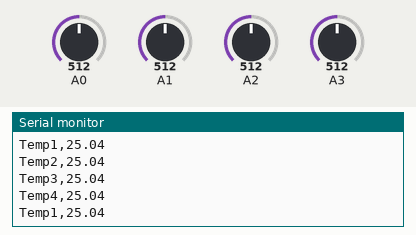
Simulated run of this sketch. Board: Arduino Uno, built with avr-gcc and run on an emulated ATmega328P. On the bench: the last lines printed to the serial monitor. Inputs (shaded band) come from the test bench; at power-on: A0 = 512, A3 = 512, A1 = 512, A2 = 512.

Above: at 1.2 s.
1.3 s: A0 set to 349
At 1.9 s:
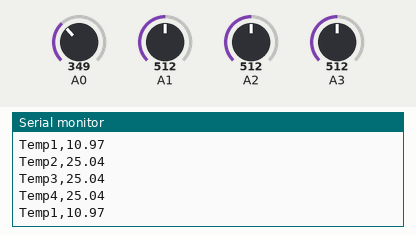
2.8 s: A0 set to 320
At 3.7 s:
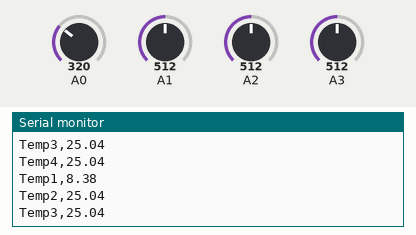
5.8 s: A3 set to 951
At 6.6 s:
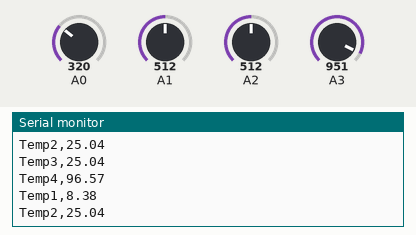
8.8 s: A3 set to 970
At 9.3 s:
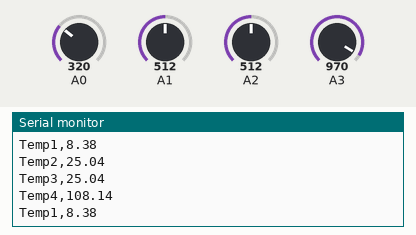
Timing chart, 0 to 11.8 s (numbered marks = the images above; inputs shaded):
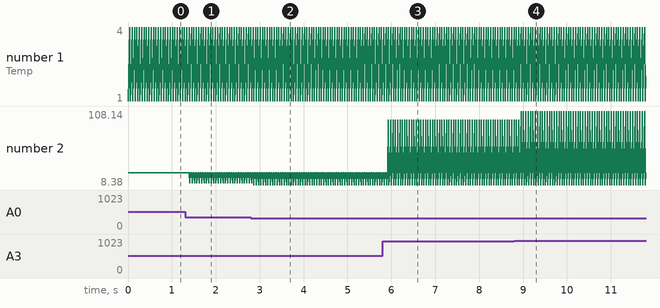

Measured:
- after the input at 1.3 s, the serial monitor: prints a new line after 0.11 s (image 1)
- after the input at 2.8 s, the serial monitor: prints a new line after 0.07 s (image 2)
- after the input at 5.8 s, the serial monitor: prints a new line after 0.13 s (image 3)
- after the input at 8.8 s, the serial monitor: prints a new line after 0.15 s (image 4)
- plotted number 2: 25.04 → 96.57 after the input at 5.8 s

The sketch:

temp_sensor.ino
```cpp
int input[4];

float resistance[4];

float temp[4];

int B = 3975;

void setup() {
  Serial.begin(9600);
}

void loop() {
  //Read Analog Input Data
  for (int i = 0; i < 4; i++) {
      input[i] = analogRead(i);
  }

  //Transform Analog Signal
  for (int i = 0; i < 4; i++) {
      resistance[i] = (float)(1023-input[i])*10000/input[i];
      temp[i] = 1 / (log(resistance[i]/10000)/B+1/298.15)-273.15;
  }

  //delay(0.001);

  //Load Results
  for (int i=0; i < 4; i++) {
        Serial.print("Temp" + String(i+1) + ",");
        Serial.println(temp[i]);
  }
}
```
